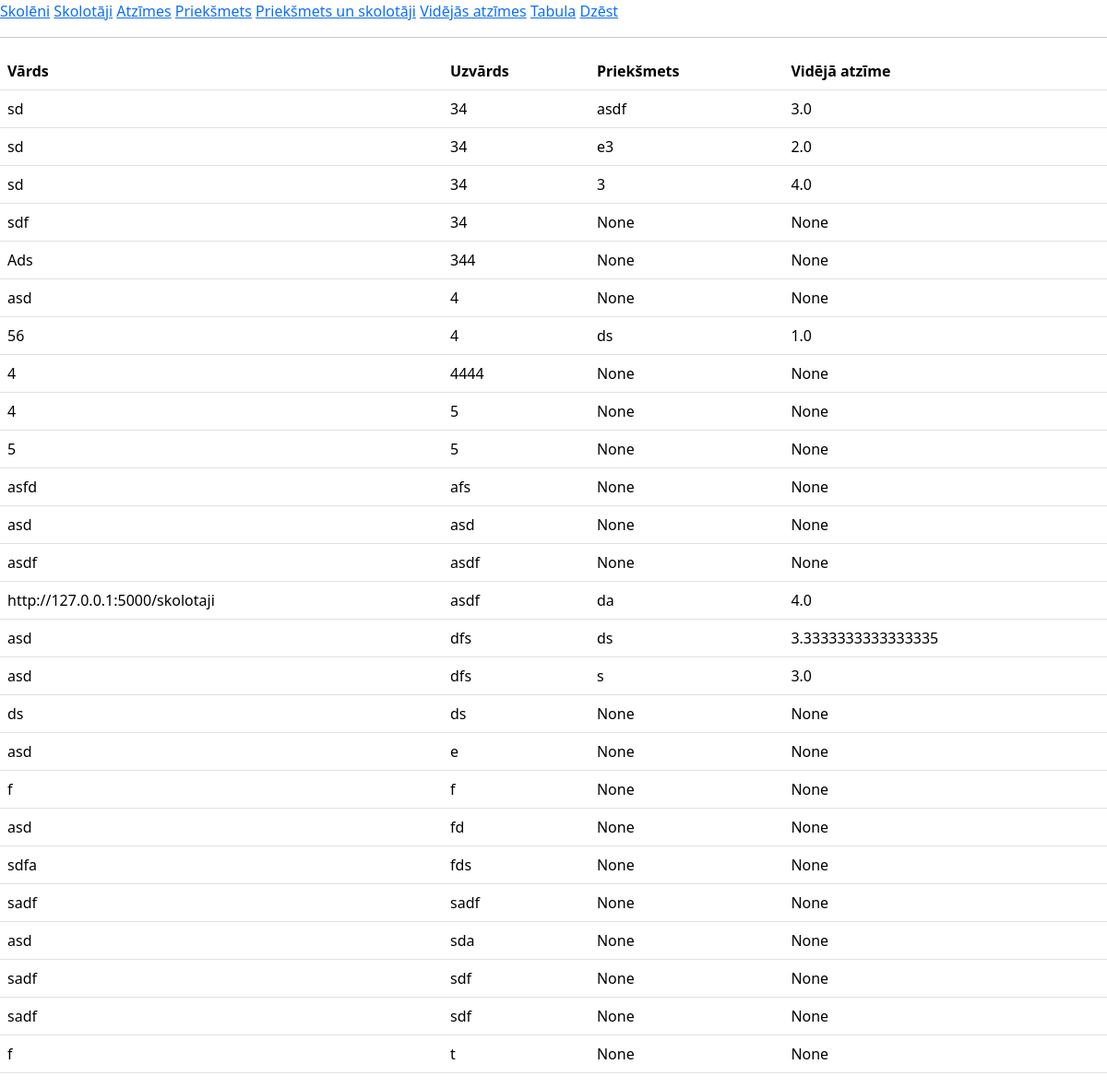
Before: /vidatzimes with the older database file.
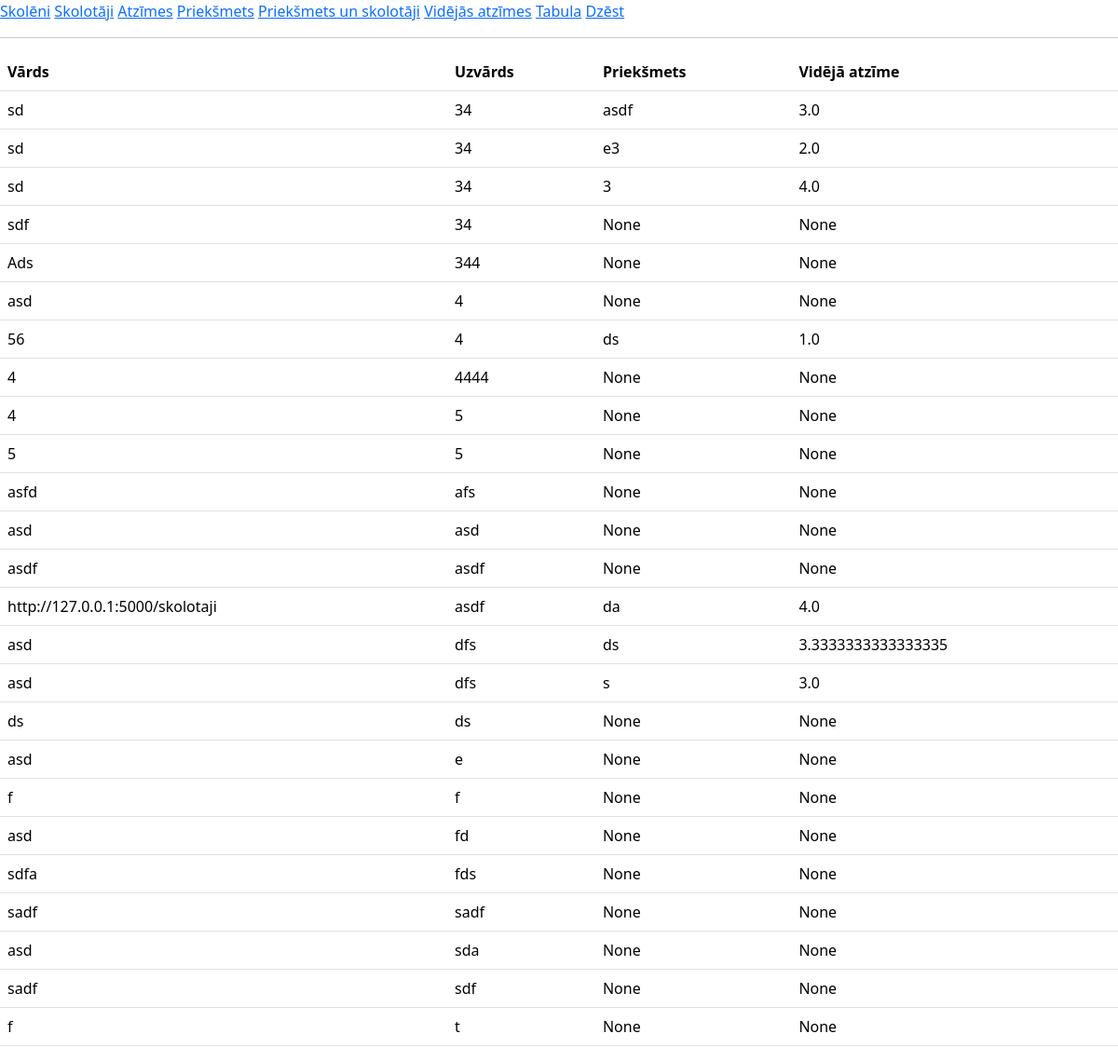
After: the same page with the newer database file.
### tables this page shows
CREATE TABLE skoleni(
        id INTEGER PRIMARY KEY AUTOINCREMENT,
        vards TEXT NOT NULL,
        uzvards TEXT NOT NULL
        );

CREATE TABLE prieksmeti(
        id INTEGER PRIMARY KEY AUTOINCREMENT,
        subject TEXT NOT NULL
        );

### main.py (the view)
@app.route("/vidatzimes", methods=["POST", "GET"])
def vidatzimes():
    dati = iegut_videjas_atzimes()
    return render_template("vidatzimes.html", vidatzimes = dati)

### dati.py (called while the page is built)
def iegut_videjas_atzimes():
    cur = conn.cursor()
    cur.execute(
        f"""
        SELECT skoleni.vards, skoleni.uzvards, prieksmeti.subject, AVG(atzime.grade), skoleni.id
        FROM
        (skoleni LEFT JOIN atzime ON skoleni.id = atzime.vards_id)
        LEFT JOIN prieksmeti ON prieksmeti.id = atzime.subject_id
        GROUP BY skoleni.id, prieksmeti.id
        ORDER BY skoleni.uzvards ASC
        """
    )
    conn.commit()
    dati = cur.fetchall()
    return dati

### templates/vidatzimes.html (shortened to what this page needs)
{% extends 'skoleni.html'%}
{% block saturs %}
<form method="post">
    <table class="table">
        <tr>
          <th>Vārds</th>
          <th>Uzvārds</th>
          <th>Priekšmets</th>
          <th>Vidējā atzīme</th>
        </tr>
        {% for viens in vidatzimes %}
            <tr>
              <td>{{viens[0]}}</td>
              <td>{{viens[1]}}</td>
              <td>{{viens[2]}}</td>
              <td>{{viens[3]}}</td>
            </tr>
        {% endfor %}
    </table>
</form>
{% endblock %}

### templates/skoleni.html (shortened to what this page needs)
<!DOCTYPE html>
<html lang="lv">
    <head>
      <link href="https://cdn.jsdelivr.net/npm/bootstrap@5.3.3/dist/css/bootstrap.min.css" rel="stylesheet">
    </head>
    <body>
        <a href="/">Skolēni</a>
        <a href = "/skolotaji">Skolotāji</a>
        <a href = "/atzimes">Atzīmes</a>
        <a href = "/prieksmeti">Priekšmets</a>
        <a href = "/prieksmetiunskolotaji">Priekšmets un skolotāji</a>
        <a href = "/vidatzimes">Vidējās atzīmes</a>
        <a href = "/tabula">Tabula</a>
        <a href = "/dzest">Dzēst</a>
        <hr>
        {% block saturs %}{% endblock %}
    </body>
</html>

Changed rows visible on the page:
removed skoleni: vards "sadf", uzvards "sdf", viens "None"
